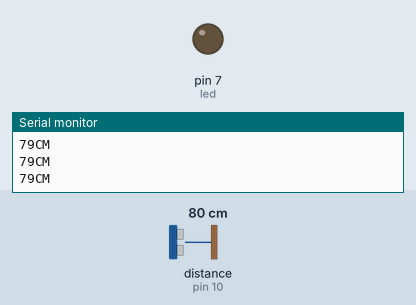
Bench run of a sketch on a simulated Arduino Uno, built with avr-gcc and run on an emulated ATmega328P. Shown: output pins drawn as LEDs (lit = HIGH), the last lines printed to the serial monitor. Wiring (inferred from the names in the program): ultrasonic range finder: trigger pin 9; echo pin 10. Inputs (shaded band) come from the test bench; at power-on: distance to the obstacle (sensor on pin 10) 80 cm. The echo pulse lasts 58.3 µs per cm; pins used as bus, display or sensor lines are not drawn.

Above: at 1.2 s.
1.3 s: distance to the obstacle (sensor on pin 10) set to 13 cm
2.8 s: distance to the obstacle (sensor on pin 10) set to 10 cm
At 4.0 s:
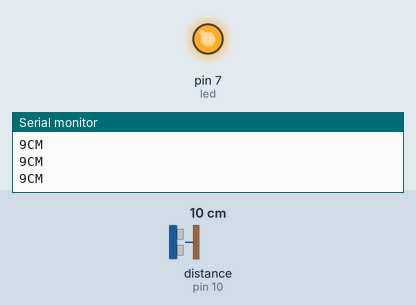
4.4 s: distance to the obstacle (sensor on pin 10) set to 18 cm
At 5.4 s:
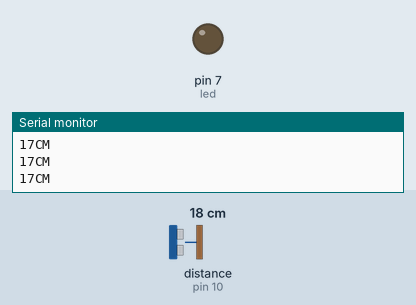
6.0 s: distance to the obstacle (sensor on pin 10) set to 2 cm
At 7.0 s:
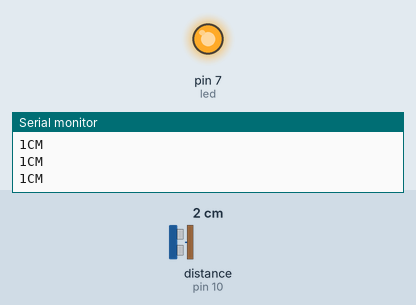
Timing chart, 0 to 8.6 s (numbered marks = the images above; inputs shaded):
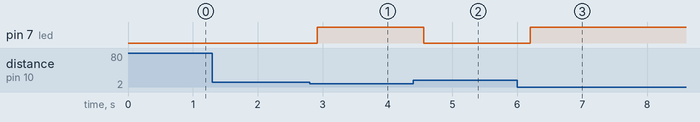

Measured:
- the behaviour switches between 12 and 11 cm on distance to the obstacle (sensor on pin 10) (found by bisection; images 0 and 1)
- after the input at 2.8 s, pin 7 (led): LOW → HIGH after 0.12 s
- after the input at 4.4 s, pin 7 (led): HIGH → LOW after 0.16 s
- after the input at 6.0 s, pin 7 (led): LOW → HIGH after 0.20 s

The sketch:

Ultrasonic_sensor_distance_chack.ino
```cpp
int trigPin = 9;
int echoPin = 10;
int led = 7;
long duration, distance;

void setup()
{
  Serial.begin(9600);
  pinMode(led, OUTPUT);
  pinMode(trigPin, OUTPUT);
  pinMode(echoPin, INPUT);
}

void loop()
{
  digitalWrite(trigPin, HIGH);
  delayMicroseconds(1000);
  digitalWrite(trigPin, LOW);
  duration = pulseIn(echoPin, HIGH);
  distance = (duration / 2) / 29.1;
  Serial.print(distance);
  Serial.println("CM");
  delay(100);

  if ((distance <= 10))
  {
    digitalWrite(led, HIGH);
  }
  else if (distance > 10)
  {
    digitalWrite(led, LOW);
  }
}
```
